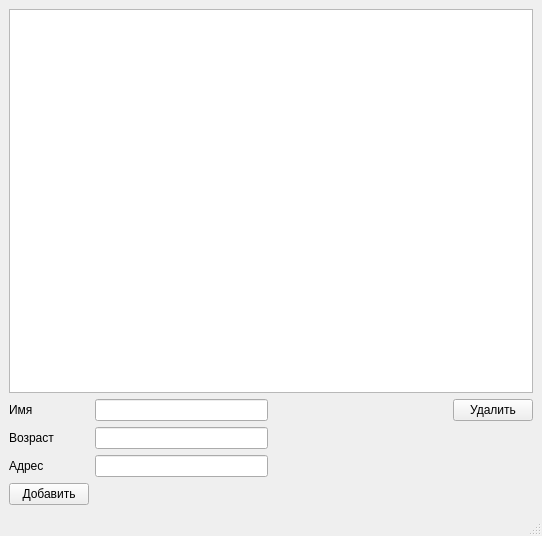
<?xml version="1.0" encoding="UTF-8"?>
<ui version="4.0">
 <class>MainWindow</class>
 <widget class="QMainWindow" name="MainWindow">
  <property name="geometry">
   <rect>
    <x>0</x>
    <y>0</y>
    <width>542</width>
    <height>536</height>
   </rect>
  </property>
  <property name="windowTitle">
   <string>MainWindow</string>
  </property>
  <widget class="QWidget" name="centralwidget">
   <layout class="QGridLayout" name="gridLayout">
    <item row="2" column="1">
     <widget class="QLineEdit" name="lineEdit_2"/>
    </item>
    <item row="1" column="1">
     <widget class="QLineEdit" name="lineEdit"/>
    </item>
    <item row="1" column="0">
     <widget class="QLabel" name="label">
      <property name="text">
       <string>Имя</string>
      </property>
     </widget>
    </item>
    <item row="4" column="0">
     <widget class="QPushButton" name="buttonAdd">
      <property name="cursor">
       <cursorShape>PointingHandCursor</cursorShape>
      </property>
      <property name="text">
       <string>Добавить</string>
      </property>
     </widget>
    </item>
    <item row="3" column="0">
     <widget class="QLabel" name="label_3">
      <property name="text">
       <string>Адрес</string>
      </property>
     </widget>
    </item>
    <item row="2" column="0">
     <widget class="QLabel" name="label_2">
      <property name="text">
       <string>Возраст</string>
      </property>
     </widget>
    </item>
    <item row="0" column="0" colspan="4">
     <widget class="QTableView" name="tableView">
      <property name="editTriggers">
       <set>QAbstractItemView::NoEditTriggers</set>
      </property>
      <property name="selectionBehavior">
       <enum>QAbstractItemView::SelectRows</enum>
      </property>
     </widget>
    </item>
    <item row="3" column="1">
     <widget class="QLineEdit" name="lineEdit_3"/>
    </item>
    <item row="1" column="3">
     <widget class="QPushButton" name="buttonRemove">
      <property name="cursor">
       <cursorShape>PointingHandCursor</cursorShape>
      </property>
      <property name="text">
       <string>Удалить</string>
      </property>
     </widget>
    </item>
    <item row="1" column="2" rowspan="4">
     <spacer name="horizontalSpacer">
      <property name="orientation">
       <enum>Qt::Horizontal</enum>
      </property>
      <property name="sizeHint" stdset="0">
       <size>
        <width>40</width>
        <height>20</height>
       </size>
      </property>
     </spacer>
    </item>
   </layout>
  </widget>
  <widget class="QMenuBar" name="menubar">
   <property name="geometry">
    <rect>
     <x>0</x>
     <y>0</y>
     <width>542</width>
     <height>19</height>
    </rect>
   </property>
  </widget>
  <widget class="QStatusBar" name="statusbar"/>
 </widget>
 <resources/>
 <connections/>
</ui>
